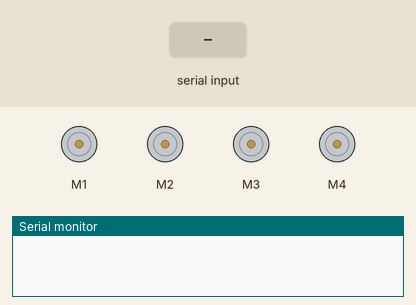
Simulated run of this sketch. Board: Arduino Uno, built with avr-gcc and run on an emulated ATmega328P. On the bench: 4 × DC motor (green arrow = forward, orange = backward, longer = faster), the last lines printed to the serial monitor. The inputs (shaded band) are chosen by the test bench.

Above: at 1.2 s.
1.3 s: "R" received over Serial
At 1.7 s:
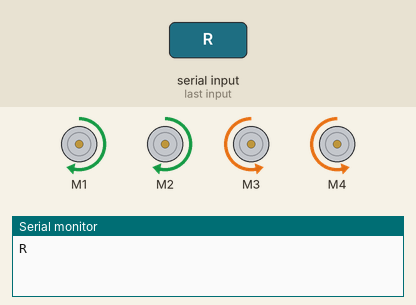
3.8 s: "B" received over Serial
At 4.2 s:
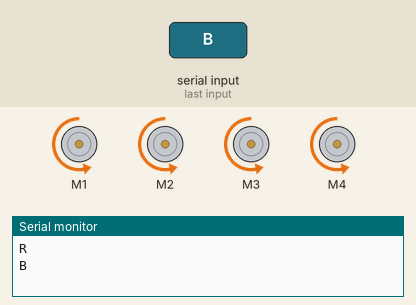
5.8 s: "L" received over Serial
At 6.2 s:
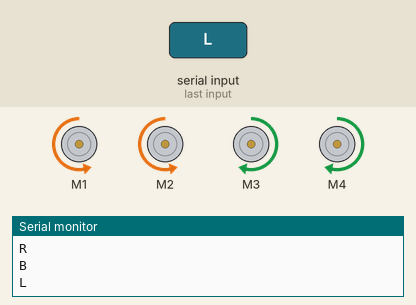
7.8 s: "F" received over Serial
At 8.6 s:
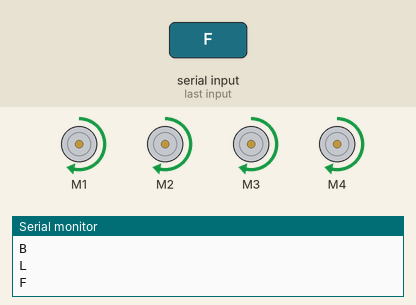
Timing chart, 0 to 11.8 s (numbered marks = the images above; inputs shaded):
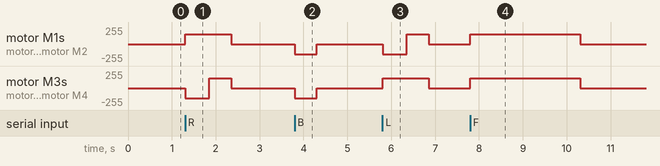

Measured:
- after the input at 1.3 s, motor M1, motor M2: stopped → forward 150/255 at once, → stopped 1.1 s later; motor M3, motor M4: stopped → backward 150/255 at once, → forward 150/255 0.55 s later, → stopped 0.50 s later
- after the input at 3.8 s, motor M1–4: stopped → backward 150/255 at once, → stopped 0.50 s later
- after the input at 5.8 s, motor M1, motor M2: stopped → backward 150/255 at once, → forward 150/255 0.55 s later, → stopped 0.50 s later; motor M3, motor M4: stopped → forward 150/255 at once, → stopped 1.1 s later
- after the input at 7.8 s, motor M1–4: stopped → forward 150/255 at once, → stopped 2.5 s later

The sketch:

QR_ROBOT_4WD_2.ino
```cpp
#include <AFMotor.h>

AF_DCMotor motor1(1, MOTOR12_1KHZ);
AF_DCMotor motor2(2, MOTOR12_1KHZ);
AF_DCMotor motor3(3, MOTOR34_1KHZ);
AF_DCMotor motor4(4, MOTOR34_1KHZ);

void setup()
{
  Serial.begin(9600);
}
void loop()
{
  if (Serial.available()) // Check if there is Incoming Data in the Serial Buffer.
  {
    while (Serial.available()) // Keep reading Byte by Byte from the Buffer till the Buffer is empty
    {
      char input = Serial.read(); // Read 1 Byte of data and store it in a character variable
      Serial.println(input); // Print the Byte
      delay(5); // A small delay

    if(input == 'F'){
      forward();
      delay(2500);
      Stop();
    }
     if(input == 'B'){
      back();
      delay(500);
      Stop();
    }
     if(input == 'R'){
       right();
       delay(550);
       Stop();
       forward();
      delay(500);
      Stop();
    }
     if(input == 'L'){
      left();
      delay(550);
      Stop();
      forward();
      delay(500);
      Stop();
    }
    }
  }
}

void forward()
{
  motor1.setSpeed(150); //Define maximum velocity
  motor1.run(FORWARD); //rotate the motor clockwise
  motor2.setSpeed(150); //Define maximum velocity
  motor2.run(FORWARD); //rotate the motor clockwise
  motor3.setSpeed(150);//Define maximum velocity
  motor3.run(FORWARD); //rotate the motor clockwise
  motor4.setSpeed(150);//Define maximum velocity
  motor4.run(FORWARD); //rotate the motor clockwise
}

void back()
{
  motor1.setSpeed(150); //Define maximum velocity
  motor1.run(BACKWARD); //rotate the motor anti-clockwise
  motor2.setSpeed(150); //Define maximum velocity
  motor2.run(BACKWARD); //rotate the motor anti-clockwise
  motor3.setSpeed(150); //Define maximum velocity
  motor3.run(BACKWARD); //rotate the motor anti-clockwise
  motor4.setSpeed(150); //Define maximum velocity
  motor4.run(BACKWARD); //rotate the motor anti-clockwise
}

void left()
{
  motor1.setSpeed(150); //Define maximum velocity
  motor1.run(BACKWARD); //rotate the motor anti-clockwise
  motor2.setSpeed(150); //Define maximum velocity
  motor2.run(BACKWARD); //rotate the motor anti-clockwise
  motor3.setSpeed(150); //Define maximum velocity
  motor3.run(FORWARD);  //rotate the motor clockwise
  motor4.setSpeed(150); //Define maximum velocity
  motor4.run(FORWARD);  //rotate the motor clockwise
}

void right()
{
  motor1.setSpeed(150); //Define maximum velocity
  motor1.run(FORWARD); //rotate the motor clockwise
  motor2.setSpeed(150); //Define maximum velocity
  motor2.run(FORWARD); //rotate the motor clockwise
  motor3.setSpeed(150); //Define maximum velocity
  motor3.run(BACKWARD); //rotate the motor anti-clockwise
  motor4.setSpeed(150); //Define maximum velocity
  motor4.run(BACKWARD); //rotate the motor anti-clockwise
}

void Stop()
{
  motor1.setSpeed(0); //Define minimum velocity
  motor1.run(RELEASE); //stop the motor when release the button
  motor2.setSpeed(0); //Define minimum velocity
  motor2.run(RELEASE); //rotate the motor clockwise
  motor3.setSpeed(0); //Define minimum velocity
  motor3.run(RELEASE); //stop the motor when release the button
  motor4.setSpeed(0); //Define minimum velocity
  motor4.run(RELEASE); //stop the motor when release the button
}
```
